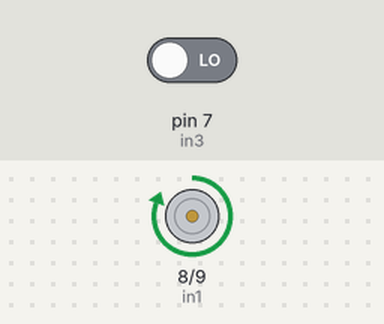
Bench run of a sketch on a simulated Arduino Uno, built with avr-gcc and run on an emulated ATmega328P. Parts: motor-driver pin pairs drawn as motors (green arrow = first pin HIGH = forward, orange = second pin HIGH = backward, longer = more drive). The test bench sets the inputs (shaded band); at power-on: pin 7 (in3) LOW.

Above: at 1.2 s.
1.3 s: pin 7 (in3) driven HIGH
At 2.4 s:
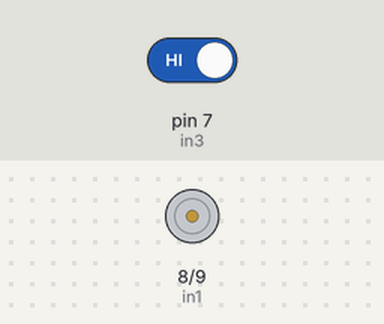
2.8 s: pin 7 (in3) driven LOW
At 3.5 s:
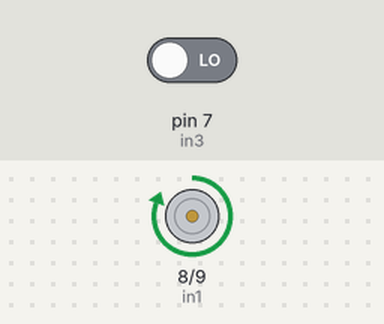
Timing chart, 0 to 5.8 s (numbered marks = the images above; inputs shaded):
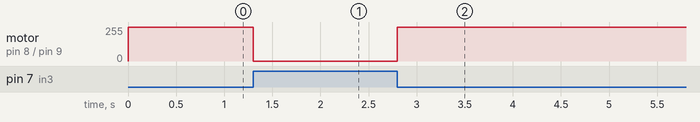

The sketch:

Automatic_SoapDisposer.ino
```cpp
int in1 = 8;
int in2 = 9;
int in3 = 7;
void setup(){
  pinMode(8,OUTPUT);
  pinMode(9,OUTPUT);
  pinMode(7,INPUT);
}

void loop(){

  if(digitalRead(in3)==1){
    digitalWrite(in1,LOW);
    digitalWrite(in2,LOW);
  }
  else{
    digitalWrite(in1,HIGH);
    digitalWrite(in2,LOW);
  }
}
```

Measured:
- after the input at 1.3 s, motor on pin 8 (in1) / pin 9 (in2): forward 255/255 → stopped at once
- after the input at 2.8 s, motor on pin 8 (in1) / pin 9 (in2): stopped → forward 255/255 at once
